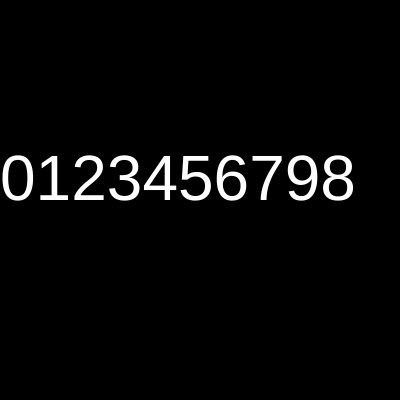
Frame 1 (no input)
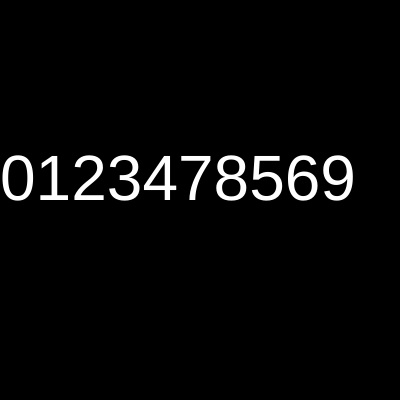
Frame 60 (no input)
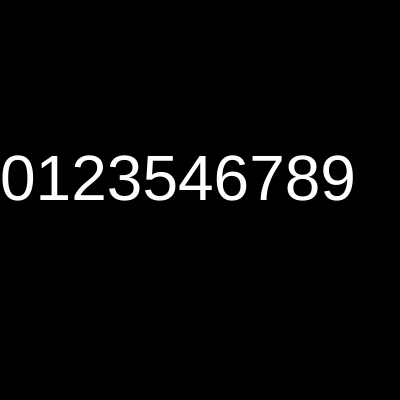
Frame 120 (the mouse pressed at the canvas centre since frame 60)

The p5.js sketch that drew these frames (run headless with seeded random() and noise() and a simulated clock; from frame 60 on, the mouse is pressed at the canvas centre):

// p5.js sketch
// ── sketch.js
var arr = [0, 1, 2, 3, 4, 5, 6, 7, 8, 9];

function setup() {
  createCanvas(400, 400);
}

/*
1. Find the largest x such that P[x]<P[x+1].
(If there is no such x, P is the last permutation.)

2. Find the largest y such that P[x]<P[y].

3. Swap P[x] and P[y].

4. Reverse P[x+1 .. n].

*/

function draw() {
  background(0);

  console.log(arr);

  //step 1
  var largestI = -1;

  for(var i = 0; i < arr.length - 1; ++i) {
    if(arr[i] < arr[i + 1]){
      largestI = i;
    }
  }

  if(largestI == -1){
    noLoop();
    console.log("Done");
  }

  //step 2
  var largestJ = -1;

  for(var i = arr.length; i >= largestI; i--) {
    if(arr[largestI] <= arr[i]){
      largestJ = i;
      break;
    }
  }

  //step 3
  swap(largestI, largestJ);

  //step 4
  var endArray = arr.splice(largestI + 1);
  endArray.reverse();
  arr = arr.concat(endArray);

  fill(255);
  textSize(64);
  var s = "";
  for(var i = 0; i < arr.length; ++i){
    s += arr[i];
  }
  
  text(s, 0, height/2);

}

function swap(i, j) {
  var temp = arr[i];
  arr[i] = arr[j];
  arr[j] = temp;
}
